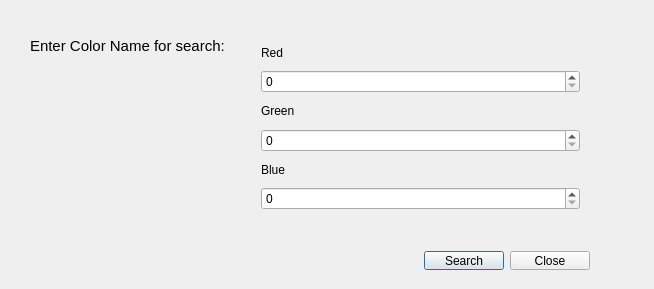
<?xml version="1.0" encoding="UTF-8"?>
<ui version="4.0">
 <class>RGB_SearchClass</class>
 <widget class="QDialog" name="RGB_SearchClass">
  <property name="geometry">
   <rect>
    <x>0</x>
    <y>0</y>
    <width>654</width>
    <height>289</height>
   </rect>
  </property>
  <property name="windowTitle">
   <string>RGB_Search</string>
  </property>
  <property name="windowIcon">
   <iconset resource="qtcolortable.qrc">
    <normaloff>:/QtColorTable/Palette.ico</normaloff>:/QtColorTable/Palette.ico</iconset>
  </property>
  <widget class="QLabel" name="label">
   <property name="geometry">
    <rect>
     <x>30</x>
     <y>30</y>
     <width>201</width>
     <height>31</height>
    </rect>
   </property>
   <property name="font">
    <font>
     <pointsize>11</pointsize>
    </font>
   </property>
   <property name="text">
    <string>Enter Color Name for search:</string>
   </property>
  </widget>
  <widget class="QWidget" name="horizontalLayoutWidget">
   <property name="geometry">
    <rect>
     <x>40</x>
     <y>240</y>
     <width>561</width>
     <height>41</height>
    </rect>
   </property>
   <layout class="QHBoxLayout" name="horizontalLayout">
    <item>
     <spacer name="horizontalSpacer">
      <property name="orientation">
       <enum>Qt::Orientation::Horizontal</enum>
      </property>
      <property name="sizeHint" stdset="0">
       <size>
        <width>40</width>
        <height>20</height>
       </size>
      </property>
     </spacer>
    </item>
    <item>
     <widget class="QPushButton" name="searchBtn">
      <property name="text">
       <string>Search</string>
      </property>
     </widget>
    </item>
    <item>
     <widget class="QPushButton" name="closeBtn">
      <property name="text">
       <string>Close</string>
      </property>
     </widget>
    </item>
   </layout>
  </widget>
  <widget class="QWidget" name="verticalLayoutWidget">
   <property name="geometry">
    <rect>
     <x>250</x>
     <y>30</y>
     <width>341</width>
     <height>191</height>
    </rect>
   </property>
   <layout class="QVBoxLayout" name="verticalLayout">
    <item>
     <widget class="QLabel" name="label_2">
      <property name="text">
       <string>Red</string>
      </property>
     </widget>
    </item>
    <item>
     <widget class="QSpinBox" name="redSpin"/>
    </item>
    <item>
     <widget class="QLabel" name="label_3">
      <property name="text">
       <string>Green</string>
      </property>
     </widget>
    </item>
    <item>
     <widget class="QSpinBox" name="greenSpin"/>
    </item>
    <item>
     <widget class="QLabel" name="label_4">
      <property name="text">
       <string>Blue</string>
      </property>
     </widget>
    </item>
    <item>
     <widget class="QSpinBox" name="blueSpin"/>
    </item>
   </layout>
  </widget>
 </widget>
 <layoutdefault spacing="6" margin="11"/>
 <resources>
  <include location="qtcolortable.qrc"/>
 </resources>
 <connections>
  <connection>
   <sender>closeBtn</sender>
   <signal>clicked()</signal>
   <receiver>RGB_SearchClass</receiver>
   <slot>close()</slot>
   <hints>
    <hint type="sourcelabel">
     <x>562</x>
     <y>259</y>
    </hint>
    <hint type="destinationlabel">
     <x>326</x>
     <y>144</y>
    </hint>
   </hints>
  </connection>
 </connections>
</ui>
